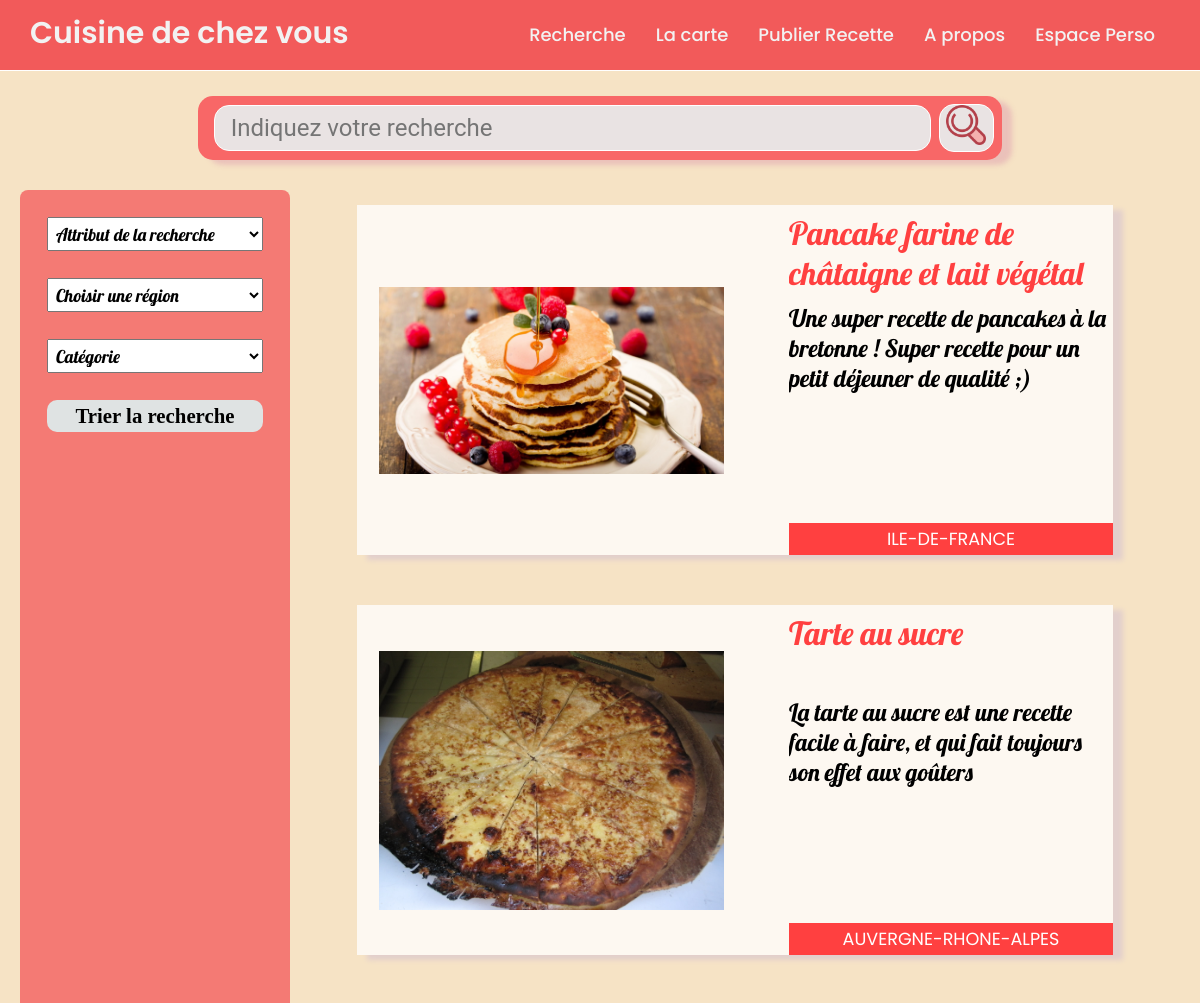
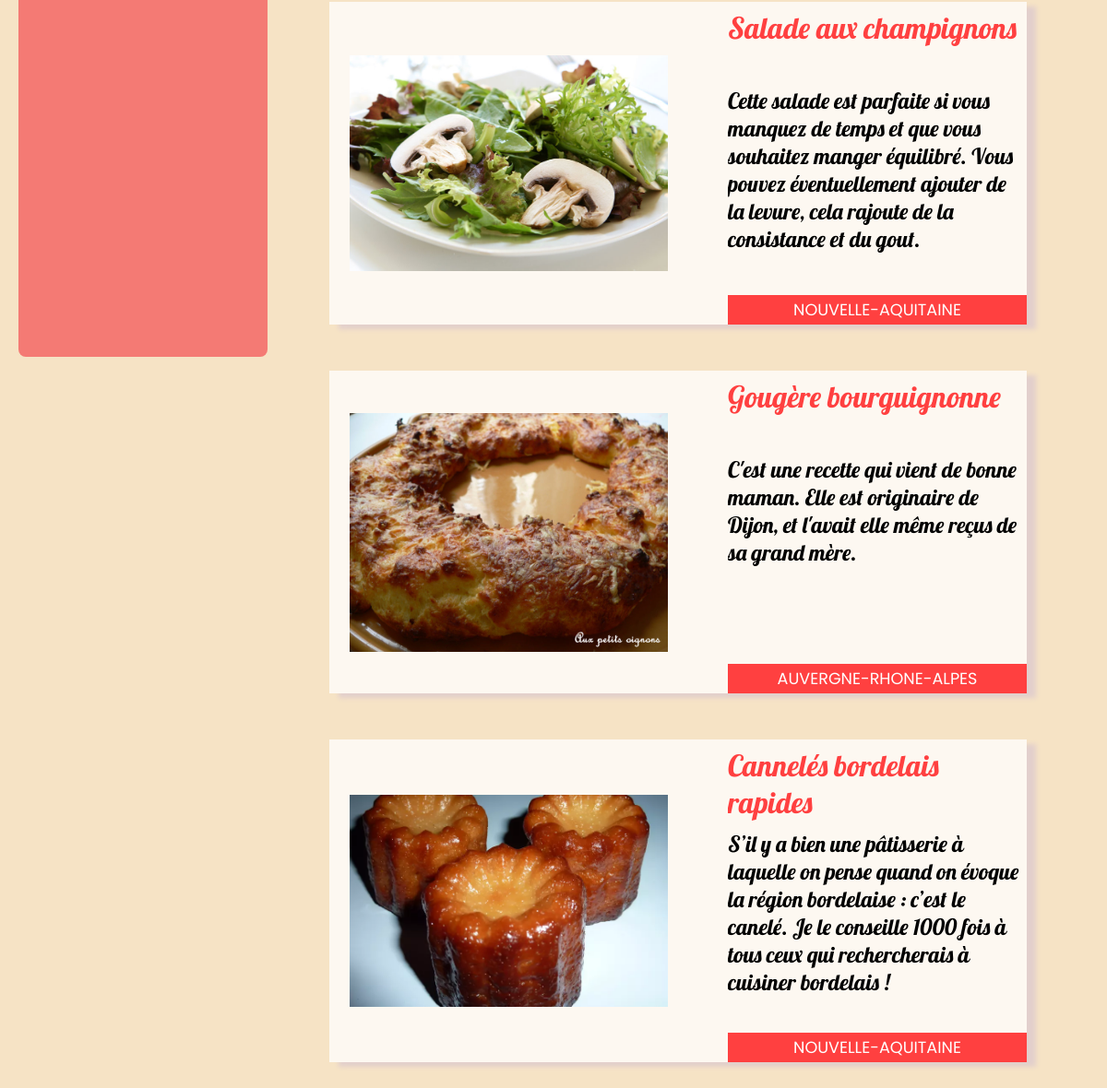
Page /recherche.php on the committed database (2 pictures, top to bottom).
### tables this page shows
CREATE TABLE `recette` (
  `id` int(5) NOT NULL,
  `title` varchar(100) DEFAULT NULL,
  `difficulty` varchar(11) NOT NULL,
  `prepTime` time NOT NULL,
  `cookTime` time NOT NULL DEFAULT '00:00:00',
  `restTime` time NOT NULL DEFAULT '00:00:00',
  `steps` int(5) NOT NULL,
  `cost` varchar(50) NOT NULL,
  `servings` int(3) NOT NULL,
  `kcal` int(5) DEFAULT NULL,
  `history` text NOT NULL,
  `region` varchar(100) NOT NULL,
  `nbrComments` int(5) DEFAULT 0,
  `rating` float DEFAULT NULL,
  `nbrVotes` int(6) NOT NULL DEFAULT 0,
  `categorie` varchar(255) NOT NULL,
  `cuiss` varchar(255) NOT NULL,
  `userID` int(5) NOT NULL,
  `date` date NOT NULL DEFAULT current_timestamp(),
  `imgName` varchar(50) DEFAULT NULL
);

### recherche.php (the view, shortened to what this page needs)
<?php
    require_once './php/config.php';
      $reqRandom = $bdd->prepare('SELECT *
      FROM recette
      ORDER BY RAND() LIMIT 1');
      $reqRandom->execute();
?>
<!DOCTYPE html>
<html>
    <head>
        <link rel="stylesheet" href=".\css\style.css">
        <link href="https://unpkg.com/aos@2.3.1/dist/aos.css" rel="stylesheet">
        <link rel="stylesheet" href="./css/style_edit.css">
        <link rel="stylesheet" href="https://cdnjs.cloudflare.com/ajax/libs/font-awesome/5.15.3/css/all.min.css"/>
        <link rel="stylesheet" href=".\css\recherche.css">
        <link href="https://unpkg.com/aos@2.3.1/dist/aos.css" rel="stylesheet">
    </head>
    <div id="about">
    <nav>
    <div class="wrapper">
      <div class="logo"><a href="index.php">Cuisine de chez vous</a></div>
      <ul class="nav-links">
		<li>
          <a href="recherche.php" class="desktop-item">Recherche</a>
        </li>
        <li><a href="region.php">La carte</a></li>
	    <li><a href="upload.php">Publier Recette</a></li>
        <li><a href="about.php">A propos</a></li>
	   <li>
		  <a href="landing.php" class="desktop-item">Espace Perso</a>
		</li>
	  </ul>
	</div>
   </nav>
    </div>
    <div id="barreRecherche">
        <div class="barre1">
            <form id="recherche">
                <input class="input-recherche" type="search" name="recette" placeholder="Indiquez votre recherche" required >
                <button class="loupe" type="submit" value="Rechercher"><img class="search " src="asset/loupe.png" alt="BarreDeRecherche"></button>
            </form>
        </div>
    </div>
        <div class="center">
        <div class="bar">
            <form id="trie">
                <select class='radioSans' name='radioSans' style="width:80%; margin:10%; margin-bottom:0; padding: 1.5%; font-family:'Lobster';font-size: 1.1em; ">
                <option selected value='none'>Attribut de la recherche</option><?php
                echo '</select>'
            ?>
            <select class="region" name="region" style="width:80%; margin:10%; margin-bottom:0; padding: 1.5%; font-family:'Lobster';font-size: 1.1em;">
                <option selected value="none">Choisir une région</option>
            </select>
            <select class="categorie" name="categorie"  style="width:80%; margin:10%; margin-bottom:0; padding: 1.5%; font-family:'Lobster';font-size: 1.1em; ">
                <option selected value="none">Catégorie</option>
            </select>
            <button class="trie" type="submit" value="trie" style="width:80%; margin:10%; margin-bottom:0; padding: 1.5%; background-color: rgb(223,227,227); font-size: 1.3em; font-family: Garamond, serif; font-weight: bold; border-radius: 10px;">Trier la recherche</button>
            </form>
        </div>
    <div class="middle">
        <div class="recette-box">
            <?php
            if (isset($_GET["recette"])){
                $test = strtolower($_GET["recette"]);
                $recquery = $bdd -> query('SELECT * FROM recette WHERE title LIKE "%'.$test.'%"');
            } else {
                if (isset($_GET["radioSans"])){
                    $sans = $_GET["radioSans"];
                    if (strcmp($sans, "none") == 0){
                        if(isset($_GET["categorie"])){
                            if (strcmp($_GET["categorie"], "none") == 0){
                                $recquery = $bdd -> prepare("SELECT * FROM recette");
                                $recquery -> execute();
                            }else{
                                $recquery = $bdd -> prepare("SELECT * FROM recette WHERE categorie LIKE ?");
                                $recquery -> execute(array($_GET["categorie"]));
                            }
                        }else {
                            $recquery = $bdd -> prepare("SELECT * FROM recette");
                            $recquery -> execute();
                        }
                    }else{
                        if(isset($_GET["categorie"])){
                            if (strcmp($_GET["categorie"], "none") == 0){
                                $recquery = $bdd -> prepare("SELECT * FROM recette INNER JOIN optionjoin ON recette.id=optionjoin.recipeID WHERE optionjoin.opt LIKE ?");
                                $recquery -> execute(array($sans));
                            }else{
                                $recquery = $bdd -> prepare("SELECT * FROM recette INNER JOIN optionjoin ON recette.id=optionjoin.recipeID WHERE optionjoin.opt LIKE ? AND recette.categorie LIKE ?");
                                $recquery -> execute(array($sans, $_GET["categorie"]));
                            }
                        }else {
                            $recquery = $bdd -> prepare("SELECT * FROM recette INNER JOIN optionjoin ON recette.id=optionjoin.recipeID WHERE optionjoin.opt LIKE ?");
                            $recquery -> execute(array($sans));
                        }
                    }
                }else{
                    if(isset($_GET["categorie"])){
                        if (strcmp($_GET["categorie"], "none") == 0){
                            $recquery = $bdd -> prepare("SELECT * FROM recette");
                            $recquery -> execute();
                        }else{
                            $recquery = $bdd -> prepare("SELECT * FROM recette WHERE categorie LIKE ?");
                            $recquery -> execute(array($_GET["categorie"]));
                        }
                    }else {
                        $recquery = $bdd -> prepare("SELECT * FROM recette");
                        $recquery -> execute();
                    }
                }
            }
            foreach ($recquery as $key => $recette){
                echo "<a href='./recipe.php?id=".$recette["id"]."'>";
                    echo "<div class='recette-container' data-aos='fade-right'>";
                        echo"<div class='recette-img'>";
                            echo "<img class='recette-img-shape' src='./imgUploads/". $recette["imgName"] ."' alt='' />";
                        echo"</div>";
                        echo "<div class='recette-info'>";
                            echo "<div class='recette-title'>";
                                echo $recette["title"];
                            echo "</div>";
                            echo "<div class='recette-desc'>";
                                echo $recette["history"];
                            echo "</div>";
                            echo "<div class='recette-stick'>";
                                echo strtoupper($recette["region"]);
                            echo"</div>";
                        echo "</div>";
                    echo "</div>";
                echo "</a>";
            }
            ?>
        </div>
    </div>
    </div>
    </body>
</html>

### css/style_edit.css (style rules this page uses)
* { margin: 0; padding: 0; box-sizing: border-box; font-family: 'Poppins', sans-serif; }
nav { position: fixed; z-index: 99; width: 100%; top:0%; background: #f35a5aef; }
nav .wrapper { position: relative; max-width: 1300px; padding: 0px 30px; height: 70px; line-height: 70px; margin: auto; display: flex; align-items: center; justify-content: space-between; background-color:#f35a5aef; }
.wrapper .logo a { color: #f2f2f2; font-size: 30px; font-weight: 600; text-decoration: none; }
.wrapper .nav-links { display: inline-flex; }
.nav-links li { list-style: none; }
.nav-links li a { color: #f2f2f2; text-decoration: none; font-size: 18px; font-weight: 500; padding: 9px 15px; border-radius: 5px; transition: all 0.3s ease; }
#about { background-color:#F6E3C5; }
#about nav { border-bottom:1px solid white; }

### css/recherche.css (style rules this page uses)
#barreRecherche { border-radius: 15px; width:67%; display:flex; flex-wrap: wrap; margin: 0 auto; flex-direction: column; margin-top: 6em; }
.barre1 { padding: 1%; background-color: #f86767; border-radius: 15px; display:flex; align-items: center; box-shadow: 10px 5px 5px #e6b6b6c4; }
#recherche { width: 100%; display: flex; }
.loupe { padding-left: 6px; padding-right: 7px; border: 1px solid white; border-radius:15px; background: #e9e3e3; }
.search { height:40px; width:40px; }
.input-recherche { padding-left: 2%; padding-top: 1%; padding-bottom: 1%; font-size: 1.5em; font-family: "Roboto"; border: 1px solid white; background: #e9e3e3; border-radius:15px; height: 100%; width: 100%; margin: 1px 1% 1px 1%; }
button { cursor:pointer; }
form > button,form > input { border:none; background-color: transparent; }
.input-recherche,.input-recherche:focus { height:100%; outline:none; }
.center { display: grid; grid-template-columns: 270px 1fr; padding: 30px 20px; }
.bar { background-color: #f46060cb; margin-left: 0; width: 100%; border-radius: 8px; }
.middle { margin: 0 auto; width: 63vw; height: 100vw; display: flex; flex-direction: column; }
.recette-box { margin-top: 2%; width: 100%; box-sizing: border-box; }
.recette-container { display: flex; height: 350px; width: 100%; box-sizing: border-box; margin-bottom: 50px; background: rgba(255, 255, 255, 0.767); box-shadow: 10px 5px 5px #e2cfcc; }
.recette-img { box-sizing: border-box; width: 60%; margin-bottom: 10px; margin-top: 10px; display: flex; align-items: center; }
.recette-img-shape { margin-left: 5%; max-height: 100%; max-width: 80%; }
.recette-info { margin-top: 5px; display: flex; flex-direction: column; width: 45%; height: auto; }
.recette-title { padding-right: 2%; margin-top: 3px; box-sizing: border-box; font-family: "Lobster"; font-size: 2em; color: #ff4040; height: 105px; overflow: clip; margin-bottom: 10px; }
.recette-desc { overflow:hidden; box-sizing: border-box; height: 318px; padding-right: 2%; margin-bottom: 1%; font-family: "Lobster"; font-size: 1.5em; }
.recette-stick { text-align: center; color: white; font-size: 1.1em; background-color: #ff4040; border: 3px solid #ff4040; }
a { text-decoration:none; overflow: hidden; color: black; }

### rows in the picture
recette: imgName (picture), title "Pancake farine de châtaigne et lait végétal", history "Une super recette de pancakes à la bretonne ! Super recette pour un petit déjeuner de qualité ;)", region "ILE-DE-FRANCE"
recette: imgName (picture), title "Tarte au sucre", history "La tarte au sucre est une recette facile à faire, et qui fait toujours son effet aux goûters", region "AUVERGNE-RHONE-ALPES"
recette: imgName (picture), title "Salade aux champignons", history "Cette salade est parfaite si vous manquez de temps et que vous souhaitez manger équilibré. Vous pouvez éventuellement ajouter de la levure, cela rajoute de la consistance et du gout.", region "NOUVELLE-AQUITAINE"
recette: imgName (picture), title "Gougère bourguignonne", history "C'est une recette qui vient de bonne maman. Elle est originaire de Dijon, et l'avait elle même reçus de sa grand mère.", region "AUVERGNE-RHONE-ALPES"
recette: imgName (picture), title "Cannelés bordelais rapides", history "S’il y a bien une pâtisserie à laquelle on pense quand on évoque la région bordelaise : c’est le canelé. Je le conseille 1000 fois à tous ceux qui rechercherais à cuisiner bordelais !", region "NOUVELLE-AQUITAINE"
